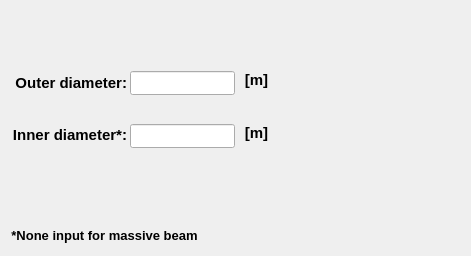
    <widget class="QWidget" name="tab_circular_section">
     <attribute name="title">
      <string>Circular</string>
     </attribute>
     <widget class="QWidget" name="verticalLayoutWidget_14">
      <property name="geometry">
       <rect>
        <x>6</x>
        <y>60</y>
        <width>121</width>
        <height>97</height>
       </rect>
      </property>
      <layout class="QVBoxLayout" name="verticalLayout_14">
       <item>
        <widget class="QLabel" name="label_26">
         <property name="font">
          <font>
           <family>Arial</family>
           <pointsize>11</pointsize>
           <weight>75</weight>
           <italic>false</italic>
           <bold>true</bold>
          </font>
         </property>
         <property name="text">
          <string>Outer diameter:</string>
         </property>
         <property name="alignment">
          <set>Qt::AlignRight|Qt::AlignTrailing|Qt::AlignVCenter</set>
         </property>
        </widget>
       </item>
       <item>
        <widget class="QLabel" name="label_65">
         <property name="font">
          <font>
           <family>Arial</family>
           <pointsize>11</pointsize>
           <weight>75</weight>
           <italic>false</italic>
           <bold>true</bold>
          </font>
         </property>
         <property name="text">
          <string>Inner diameter*:</string>
         </property>
         <property name="alignment">
          <set>Qt::AlignRight|Qt::AlignTrailing|Qt::AlignVCenter</set>
         </property>
        </widget>
       </item>
      </layout>
     </widget>
     <widget class="QWidget" name="verticalLayoutWidget_11">
      <property name="geometry">
       <rect>
        <x>130</x>
        <y>48</y>
        <width>105</width>
        <height>123</height>
       </rect>
      </property>
      <layout class="QVBoxLayout" name="verticalLayout_11">
       <item>
        <widget class="QLineEdit" name="lineEdit_outer_diameter_circular_section">
         <property name="minimumSize">
          <size>
           <width>0</width>
           <height>24</height>
          </size>
         </property>
         <property name="maximumSize">
          <size>
           <width>16777215</width>
           <height>24</height>
          </size>
         </property>
         <property name="font">
          <font>
           <family>Arial</family>
           <pointsize>11</pointsize>
           <weight>75</weight>
           <italic>true</italic>
           <bold>true</bold>
          </font>
         </property>
         <property name="styleSheet">
          <string notr="true">color: rgb(255, 0, 0);</string>
         </property>
         <property name="text">
          <string/>
         </property>
         <property name="alignment">
          <set>Qt::AlignCenter</set>
         </property>
        </widget>
       </item>
       <item>
        <widget class="QLineEdit" name="lineEdit_inner_diameter_circular_section">
         <property name="minimumSize">
          <size>
           <width>0</width>
           <height>24</height>
          </size>
         </property>
         <property name="maximumSize">
          <size>
           <width>16777215</width>
           <height>24</height>
          </size>
         </property>
         <property name="font">
          <font>
           <family>Arial</family>
           <pointsize>11</pointsize>
           <weight>75</weight>
           <italic>true</italic>
           <bold>true</bold>
          </font>
         </property>
         <property name="focusPolicy">
          <enum>Qt::StrongFocus</enum>
         </property>
         <property name="styleSheet">
          <string notr="true">color: rgb(255, 0, 0);</string>
         </property>
         <property name="alignment">
          <set>Qt::AlignCenter</set>
         </property>
        </widget>
       </item>
      </layout>
     </widget>
     <widget class="QWidget" name="verticalLayoutWidget_30">
      <property name="geometry">
       <rect>
        <x>238</x>
        <y>56</y>
        <width>37</width>
        <height>103</height>
       </rect>
      </property>
      <layout class="QVBoxLayout" name="verticalLayout_30">
       <property name="spacing">
        <number>6</number>
       </property>
       <property name="bottomMargin">
        <number>3</number>
       </property>
       <item>
        <widget class="QLabel" name="label_19">
         <property name="minimumSize">
          <size>
           <width>0</width>
           <height>18</height>
          </size>
         </property>
         <property name="font">
          <font>
           <family>Arial</family>
           <pointsize>11</pointsize>
           <weight>75</weight>
           <italic>false</italic>
           <bold>true</bold>
          </font>
         </property>
         <property name="text">
          <string>[m]</string>
         </property>
         <property name="alignment">
          <set>Qt::AlignCenter</set>
         </property>
        </widget>
       </item>
       <item>
        <widget class="QLabel" name="label_66">
         <property name="font">
          <font>
           <family>Arial</family>
           <pointsize>11</pointsize>
           <weight>75</weight>
           <italic>false</italic>
           <bold>true</bold>
          </font>
         </property>
         <property name="text">
          <string>[m]</string>
         </property>
         <property name="alignment">
          <set>Qt::AlignCenter</set>
         </property>
        </widget>
       </item>
      </layout>
     </widget>
     <widget class="QLabel" name="label_7">
      <property name="geometry">
       <rect>
        <x>282</x>
        <y>22</y>
        <width>180</width>
        <height>197</height>
       </rect>
      </property>
      <property name="text">
       <string/>
      </property>
      <property name="pixmap">
       <pixmap>../../../figures/Circular.PNG</pixmap>
      </property>
      <property name="scaledContents">
       <bool>true</bool>
      </property>
     </widget>
     <widget class="QLabel" name="label_8">
      <property name="geometry">
       <rect>
        <x>4</x>
        <y>224</y>
        <width>201</width>
        <height>23</height>
       </rect>
      </property>
      <property name="font">
       <font>
        <pointsize>10</pointsize>
        <weight>75</weight>
        <bold>true</bold>
       </font>
      </property>
      <property name="text">
       <string>&lt;html&gt;&lt;head/&gt;&lt;body&gt;&lt;p align=&quot;center&quot;&gt;*None input for massive beam&lt;/p&gt;&lt;/body&gt;&lt;/html&gt;</string>
      </property>
     </widget>
    </widget>
